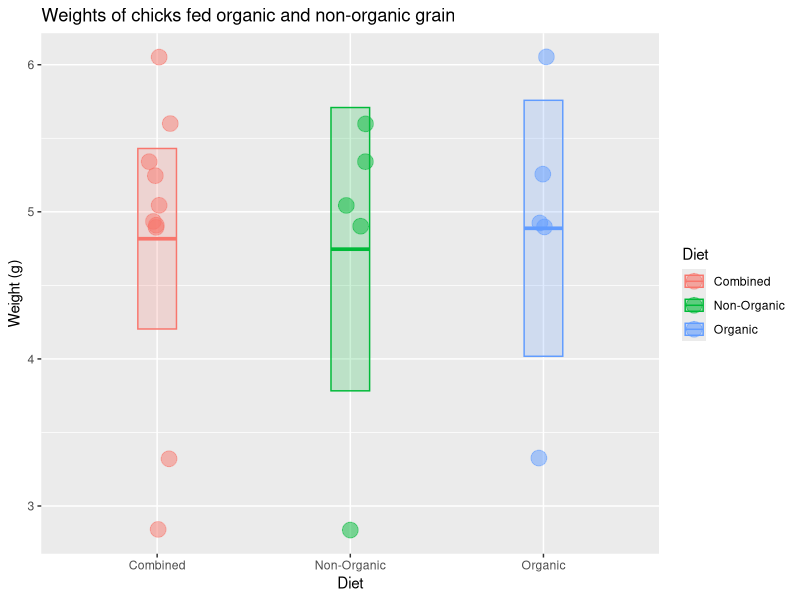

Generate this figure with R: (Note: this script raises an error after producing the figure.)
## ---- chunk 1
x <- c(6.05, 4.89, 3.32, 4.93, 5.25, 5.04, 4.91, 2.84, 5.60, 5.34)
## ---- chunk 2
length(x)  # sample size
median(x)  # median value
mean(x)    # mean value
sd(x)      # standard deviation
## ---- chunk 3
n <- length(x) # sample size
n

sem <- sd(x) / sqrt(n) # standard error of the mean
sem
## ---- chunk 4
mean(x) + 1.96 * sem                             # upper limit
mean(x) - 1.96 * sem                             # lower limit
c(mean(x) + 1.96 * sem, mean(x) - 1.96 * sem)    # both limits combined
## ---- chunk 5

library(tidyverse)

# check to make sure you did the part above correctly
# if not, generate some fake x data
if (!exists("x") | !is.numeric(x) | !length(x) == 10) x <- rep(1, 10)

# put the chick data into a data frame
chick_data <-
  tibble::tibble(
    diet = rep(c("Combined", "Combined", "Organic", "Non-Organic"), each = 5),
    weight = c(x, x)
  )

# summarize the chick weights by diet
chick_summary <-
  chick_data %>% 
  group_by(diet) %>% 
  summarize(
    mean = mean(weight),
    median = median(weight),
    sd = sd(weight),
    n = n(),
    sem = sd / sqrt(n),
    upper = mean + 1.96 * sem,   # upper confidence limit
    lower = mean - 1.96 * sem,   # lower confidence limit
    .groups = "drop"
  )

# plot chick weights
ggplot(chick_data, aes(x = diet, y = weight, color = diet, fill = diet)) +
  geom_jitter(size = 5, shape = 21, alpha = 0.5, width = 0.1) +
  geom_crossbar(
    mapping = aes(ymin = lower, ymax = upper, y = mean), 
    data = chick_summary,
    width = 0.2, alpha = 0.2
  ) +
  labs(
    title = "Weights of chicks fed organic and non-organic grain",
    x = "Diet",
    color = "Diet",
    fill = "Diet",
    y = "Weight (g)"
  )

## ---- chunk 6
sessioninfo::session_info()
